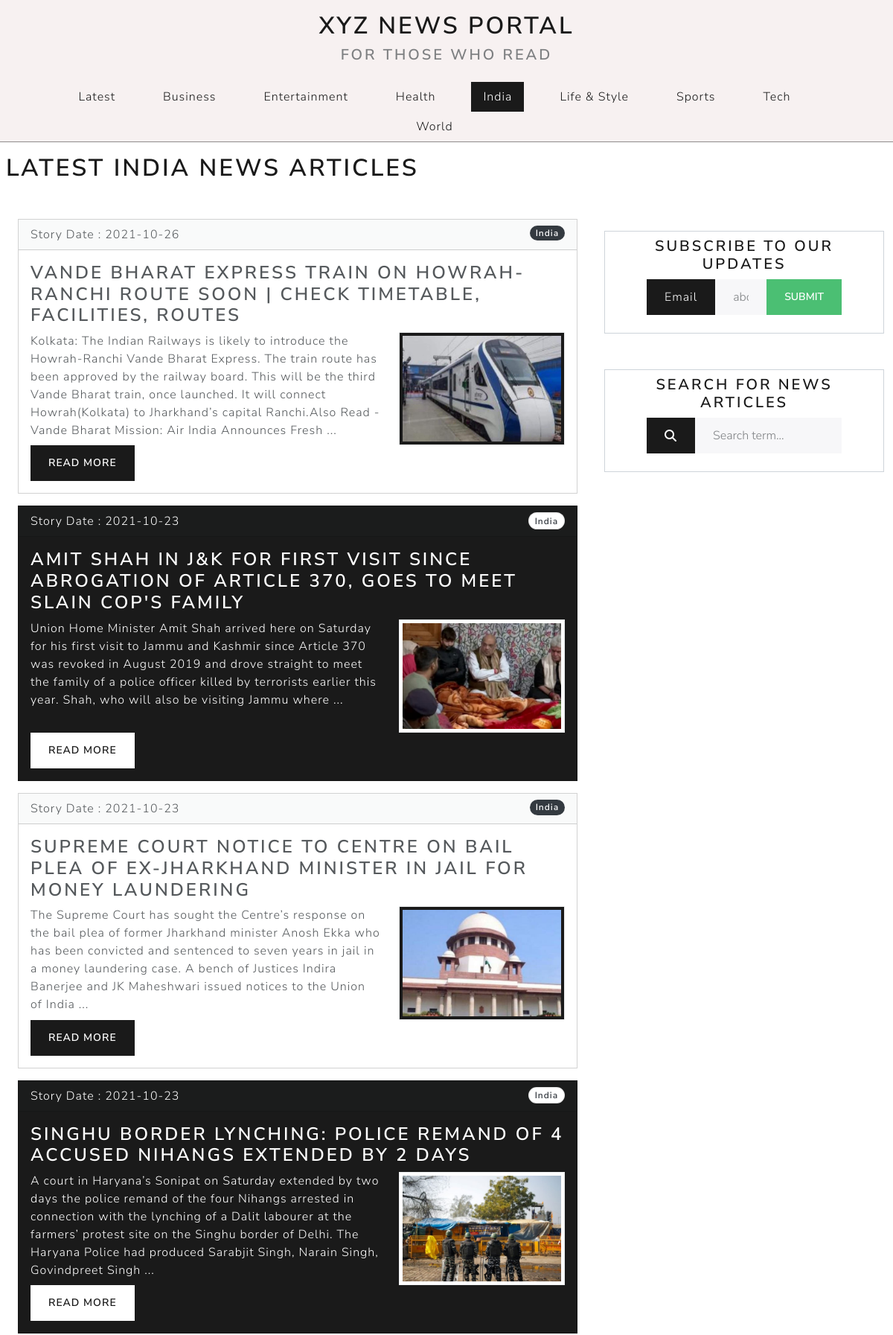
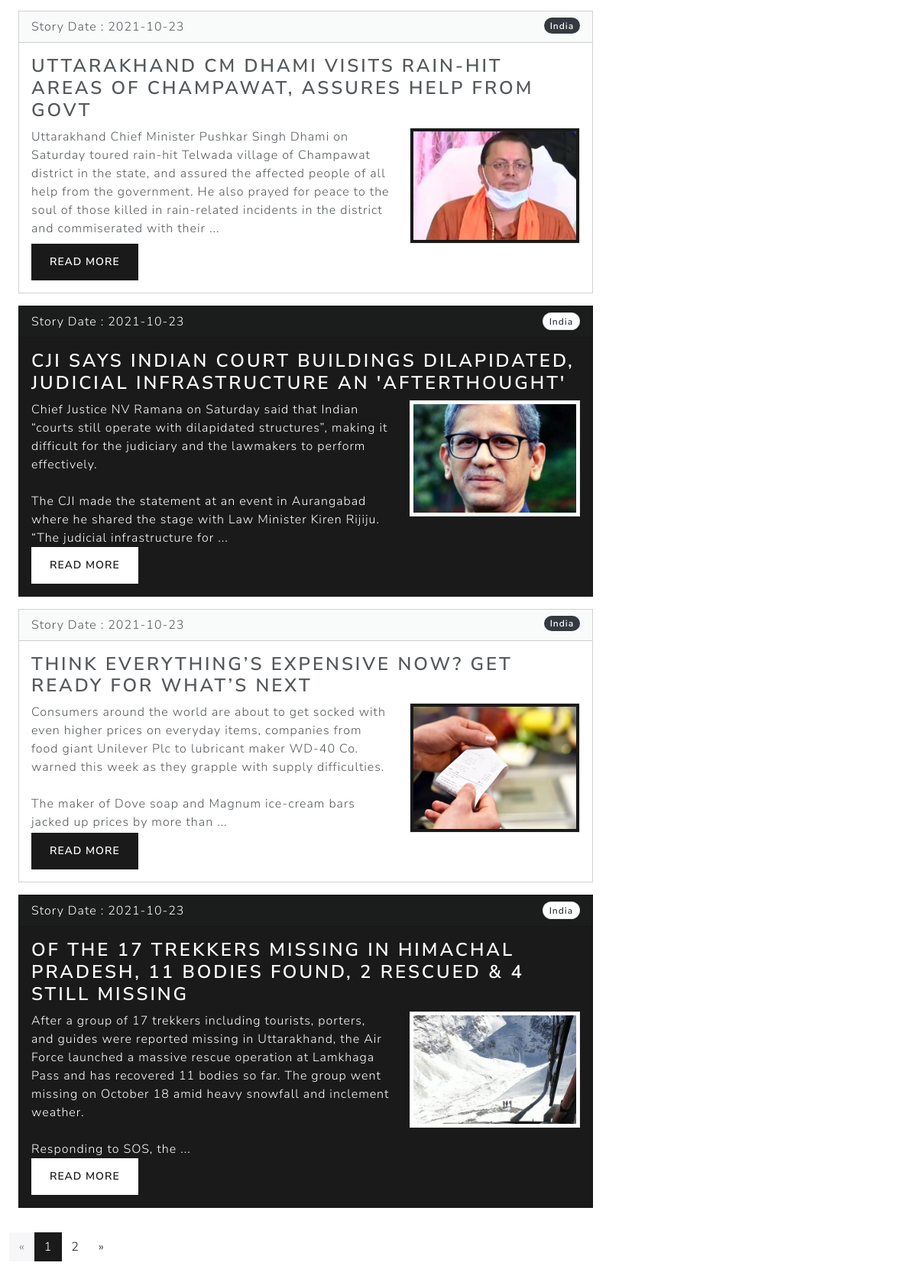
Screenshot of /categorizedPosts.php?category=India with the database file from the repository (2 pictures, top to bottom).
### tables this page shows
CREATE TABLE `article` (
  `article_id` int(11) NOT NULL,
  `article_title_img` text NOT NULL,
  `article_title` text NOT NULL,
  `article_category` text NOT NULL,
  `article_desc` text NOT NULL,
  `article_visit` int(11) NOT NULL DEFAULT 0,
  `admin_id` int(11) NOT NULL,
  `article_img1` text DEFAULT '',
  `article_img2` text DEFAULT '',
  `article_img3` text DEFAULT '',
  `article_status` int(11) NOT NULL DEFAULT 1,
  `article_date` date NOT NULL DEFAULT current_timestamp()
);

### categorizedPosts.php (the view, shortened to what this page needs)
<?php
    require('./config/db.php');
    if (!isset ($_GET['page']) ) {
        $page = 1;
    } else {
        $page = $_GET['page'];
    }
    $posts_per_page = 8;
    $page_first_result = ($page-1) * $posts_per_page;
    $category = str_replace("_"," & ",mysqli_real_escape_string($conn, $_GET['category']));
    $query_allPosts = "select count(*) from article where article_category="."'".$category."' and article_status = 1";
    $query_paginatedPosts = "select * from article where article_category="."'".$category."' and article_status = 1"." order by article_id desc limit ".$page_first_result.",".$posts_per_page;
    $query_allCategories = "select distinct article_category from article order by article_category";
    $results_all = mysqli_query($conn,$query_allPosts);
    $results_paginated = mysqli_query($conn,$query_paginatedPosts);
    $results_allCategories = mysqli_query($conn,$query_allCategories);
    $num_posts = mysqli_fetch_assoc($results_all);
    $num_pages = ceil($num_posts["count(*)"] / $posts_per_page);
    $posts = mysqli_fetch_all($results_paginated,MYSQLI_ASSOC);
    $allCategories = mysqli_fetch_all($results_allCategories,MYSQLI_ASSOC);
?>
<!DOCTYPE html>
<html lang="en">
<head>
    <link rel="stylesheet" href="css/main.css">
    <link rel="stylesheet" href="https://bootswatch.com/5/lux/bootstrap.css">
</head>
<body>
    <div class="header">
        <div class="container-fluid">
            <a href="index.php" id="banner">
                <div class="text-center py-3">
                    <h1>XYZ News Portal</h1>
                    <h4 class="text-muted">For those who read</h4>
                </div>
            </a>
            <div class="container-md">
                <ul class="nav nav-pills justify-content-center">
                    <li class="nav-item">
                    <a class="nav-link" href="index.php">Latest</a>
                    </li>
                    <?php foreach($allCategories as $cat): ?>
                    <?php if($category==$cat['article_category']) :?>
                        <li class="nav-item">
                        <a class="nav-link active" href="categorizedPosts.php?category=<?php echo $cat['article_category']; ?>"><?php echo $cat['article_category']; ?></a>
                        </li>
                    <?php endif; ?>
                    <?php if($category!=$cat['article_category']) :?>
                        <li class="nav-item">
                        <a class="nav-link" href="categorizedPosts.php?category=<?php echo str_replace(" & ","_",$cat['article_category']); ?>"><?php echo $cat['article_category']; ?></a>
                        </li>
                    <?php endif; ?>
                    <?php endforeach; ?>
                </ul>
            </div>
        </div>
    </div>
    <div class="main-content container-lg-12 mx-0">
        <h1 class="mx-2 pt-3">Latest <?php echo $category; ?> News articles</h1>
        <div class="container-lg-12 main-container mx-0">
            <div class="row mx-0 my-3">
                <div class="col-lg-8 my-2">
                    <div class="row my-3 mx-auto">
                        <?php $N = 0;?>
                        <?php foreach($posts as $post) : ?>
                        <?php $N++; ?>
                        <?php if($N % 2 == 0) : ?>
                        <div class="col-lg-12 my-2">
                            <div class="card text-white bg-primary">
                                    <div class="card-header">
                                        Story Date : <?php echo $post['article_date'];?>
                                        <span class="badge rounded-pill bg-light" style="float:right;"><?php echo $post['article_category'];?></span>
                                    </div>
                                    <div class="card-body">
                                        <h3 class="card-title"><?php echo $post['article_title']; ?></h3>
                                        <div class="row">
                                            <?php
                                                $words = explode(" ",$post['article_desc']);
                                            ?>
                                            <div class="col-lg-8 mr-1"><p class="card-text"><?php
                                            for($i=0;$i<50;$i++){
                                                echo $words[$i].' ';
                                            }
                                            echo '...';
                                            ?>
                                            </p></div>
                                            <div class="col-lg-4 ml-1"><div id="card-thumb"><img class="img-thumbnail" src="admin/assets/upload/article/<?php echo $post['article_title_img']?>" alt=""></div></div>
                                        </div>
                                        <div class="btn btn-secondary"><a style="text-decoration:none;" href="post.php?id=<?php echo $post['article_id']; ?>">Read More</a></div>
                                    </div>
                            </div>
                        </div>
                        <?php endif; ?>
                        <?php if($N % 2) : ?>
                        <div class="col-lg-12 my-2">
                            <div class="card bg-secondary">
                                    <div class="card-header">
                                    Story Date : <?php echo $post['article_date'];?>
                                        <span class="badge rounded-pill bg-dark" style="float:right;"><?php echo $post['article_category'];?></span>
                                    </div>
                                    <div class="card-body">
                                        <h3 class="card-title"><?php echo $post['article_title']; ?></h3>
                                        <div class="row">
                                            <?php
                                                $words = explode(" ",$post['article_desc']);
                                            ?>
                                            <div class="col-lg-8 mr-1"><p class="card-text"><?php
                                            for($i=0;$i<50;$i++){
                                                echo $words[$i].' ';
                                            }
                                            echo '...';
                                            ?></p></div>
                                            <div class="col-lg-4 ml-1"><div id="card-thumb"><img class="img-thumbnail bg-primary" src="admin/assets/upload/article/<?php echo $post['article_title_img']?>" alt=""></div></div>
                                        </div>
                                        <div class="btn btn-primary"><a style="text-decoration:none; color:white;" href="post.php?id=<?php echo $post['article_id']; ?>">Read More</a></div>
                                    </div>
                            </div>
                        </div>
                        <?php endif; ?>
                        <?php endforeach; ?>
                    </div>
                </div>
                <div class="col-sm-4 mx-auto">
                    <div class=" border border-secondary p-2 my-5">
                        <h4 class="text-center">Subscribe to our updates</h4>
                        <form action="<?php $_SERVER['PHP_SELF'];?>" class="form-group mx-5" method="post">
                            <div class="input-group mb-3">
                            <span class="bg-primary text-white input-group-text">Email</i></span>
                            <input type="text" class="form-control" aria-label="email" name='email' placeholder="abc@example.com">
                            <button type="submit" class="btn btn-success" name="submit">Submit</button>
                            </div>
                        </form>
                    </div>
                    <div class=" border border-secondary search-box p-2 my-5">
                        <h4 class="text-center">Search for news articles</h4>
                        <form class="form-group mx-5" method="post">
                            <div class="input-group mb-3">
                            <span class="bg-primary text-white input-group-text"><i class="fas fa-search"></i></span>
                            <input type="text" class="form-control" aria-label="Search box" name='search' placeholder="Search term...">
                            </div>
                        </form>
                    </div>
                </div>
                <div>
                    <ul class="pagination">
                        <?php
                        $prev = $page - 1;
                            if($page == 1)
                                echo '<li class="page-item disabled"><a class="page-link" href="?page='.$prev.'&category='.$category.'">&laquo;</a></li>';
                            else
                                echo '<li class="page-item"><a class="page-link" href="?page='.$prev.'&category='.$category.'">&laquo;</a></li>';
                            for($i=1;$i<=$num_pages;$i++){
                                if($i == $page){
                                    echo '<li class="page-item active"><a class="page-link" href="?page='.$i.'&category='.$category.'">'.$i.'</a></li>';
                                }
                                else{
                                    echo '<li class="page-item"><a class="page-link" href="?page='.$i.'&category='.$category.'">'.$i.'</a></li>';
                                }
                            }
                            $next = $page + 1;
                            if($page == $num_pages)
                                echo '<li class="page-item disabled"><a class="page-link" href="?page='.$next.'&category='.$category.'">&raquo;</a></li>';
                            else
                                echo '<li class="page-item"><a class="page-link" href="?page='.$next.'&category='.$category.'">&raquo;</a></li>';
                        ?>
                    </ul>
                </div>
            </div>
        </div>
    </div>
</body>
</html>

### css/main.css (style rules this page uses)
body { background-color: #eee; }
.header { background-color: rgba(247, 241, 241, 0.986); border-bottom: 1px solid rgba(0, 0, 0, 0.425); }
.search-box { position: -webkit-sticky; position: sticky; top: 10px; }
#banner { text-decoration: none; }

### rows the page displays
article: article_date "2021-10-26", article_category "India", article_title "VANDE BHARAT EXPRESS TRAIN ON HOWRAH-RANCHI ROUTE SOON | CHECK TIMETABLE, FACILITIES, ROUTES", i "Kolkata:", i "The", i "Indian", i "Railways", i "is", i "likely", i "to", i "introduce", i "the", i "Howrah-Ranchi", i "Vande", i "Bharat", i "Express.", i "train", i "route", i "has", i "been", i "approved", i "by", i "railway", i "board.", i "This", i "will", i "be", i "third", i "train,", i "once", i "launched.", i "It", i "connect", i "Howrah(Kolkata)", i "Jharkhand’s", i "capital", i "Ranchi.Also", i "Read", i "-", i "Mission:", i "Air", i "India", i "Announces", i "Fresh", article_title_img (picture)
article: article_date "2021-10-23", article_category "India", article_title "AMIT SHAH IN J&K FOR FIRST VISIT SINCE ABROGATION OF ARTICLE 370, GOES TO MEET SLAIN COP'S FAMILY", i "Union", i "Home", i "Minister", i "Amit", i "Shah", i "arrived", i "here", i "on", i "Saturday", i "for", i "his", i "first", i "visit", i "to", i "Jammu", i "and", i "Kashmir", i "since", i "Article", i "370", i "was", i "revoked", i "in", i "August", i "2019", i "drove", i "straight", i "meet", i "the", i "family", i "of", i "a", i "police", i "officer", i "killed", i "by", i "terrorists", i "earlier", i "this", i "year.", i "Shah,", i "who", i "will", i "also", i "be", i "visiting", i "where", article_title_img (picture)
article: article_date "2021-10-23", article_category "India", article_title "SUPREME COURT NOTICE TO CENTRE ON BAIL PLEA OF EX-JHARKHAND MINISTER IN JAIL FOR MONEY LAUNDERING", i "The", i "Supreme", i "Court", i "has", i "sought", i "the", i "Centre’s", i "response", i "on", i "bail", i "plea", i "of", i "former", i "Jharkhand", i "minister", i "Anosh", i "Ekka", i "who", i "been", i "convicted", i "and", i "sentenced", i "to", i "seven", i "years", i "in", i "jail", i "a", i "money", i "laundering", i "case.", i "A", i "bench", i "Justices", i "Indira", i "Banerjee", i "JK", i "Maheshwari", i "issued", i "notices", i "Union", i "India", article_title_img (picture)
article: article_date "2021-10-23", article_category "India", article_title "SINGHU BORDER LYNCHING: POLICE REMAND OF 4 ACCUSED NIHANGS EXTENDED BY 2 DAYS", i "A", i "court", i "in", i "Haryana’s", i "Sonipat", i "on", i "Saturday", i "extended", i "by", i "two", i "days", i "the", i "police", i "remand", i "of", i "four", i "Nihangs", i "arrested", i "connection", i "with", i "lynching", i "a", i "Dalit", i "labourer", i "at", i "farmers’", i "protest", i "site", i "Singhu", i "border", i "Delhi.", i "The", i "Haryana", i "Police", i "had", i "produced", i "Sarabjit", i "Singh,", i "Narain", i "Govindpreet", i "Singh", article_title_img (picture)
article: article_date "2021-10-23", article_category "India", article_title "UTTARAKHAND CM DHAMI VISITS RAIN-HIT AREAS OF CHAMPAWAT, ASSURES HELP FROM GOVT", i "Uttarakhand", i "Chief", i "Minister", i "Pushkar", i "Singh", i "Dhami", i "on", i "Saturday", i "toured", i "rain-hit", i "Telwada", i "village", i "of", i "Champawat", i "district", i "in", i "the", i "state,", i "and", i "assured", i "affected", i "people", i "all", i "help", i "from", i "government.", i "He", i "also", i "prayed", i "for", i "peace", i "to", i "soul", i "those", i "killed", i "rain-related", i "incidents", i "commiserated", i "with", i "their", article_title_img (picture)
article: article_date "2021-10-23", article_category "India", article_title "CJI SAYS INDIAN COURT BUILDINGS DILAPIDATED, JUDICIAL INFRASTRUCTURE AN 'AFTERTHOUGHT'", i "Chief", i "Justice", i "NV", i "Ramana", i "on", i "Saturday", i "said", i "that", i "Indian", i "“courts", i "still", i "operate", i "with", i "dilapidated", i "structures”,", i "making", i "it", i "difficult", i "for", i "the", i "judiciary", i "and", i "lawmakers", i "to", i "perform", i "effectively. The", i "CJI", i "made", i "statement", i "at", i "an", i "event", i "in", i "Aurangabad", i "where", i "he", i "shared", i "stage", i "Law", i "Minister", i "Kiren", i "Rijiju.", i "“The", i "judicial", i "infrastructure", article_title_img (picture)
article: article_date "2021-10-23", article_category "India", article_title "THINK EVERYTHING’S EXPENSIVE NOW? GET READY FOR WHAT’S NEXT", i "Consumers", i "around", i "the", i "world", i "are", i "about", i "to", i "get", i "socked", i "with", i "even", i "higher", i "prices", i "on", i "everyday", i "items,", i "companies", i "from", i "food", i "giant", i "Unilever", i "Plc", i "lubricant", i "maker", i "WD-40", i "Co.", i "warned", i "this", i "week", i "as", i "they", i "grapple", i "supply", i "difficulties. The", i "of", i "Dove", i "soap", i "and", i "Magnum", i "ice-cream", i "bars", i "jacked", i "up", i "by", i "more", i "than", article_title_img (picture)
article: article_date "2021-10-23", article_category "India", article_title "OF THE 17 TREKKERS MISSING IN HIMACHAL PRADESH, 11 BODIES FOUND, 2 RESCUED & 4 STILL MISSING", i "After", i "a", i "group", i "of", i "17", i "trekkers", i "including", i "tourists,", i "porters,", i "and", i "guides", i "were", i "reported", i "missing", i "in", i "Uttarakhand,", i "the", i "Air", i "Force", i "launched", i "massive", i "rescue", i "operation", i "at", i "Lamkhaga", i "Pass", i "has", i "recovered", i "11", i "bodies", i "so", i "far.", i "The", i "went", i "on", i "October", i "18", i "amid", i "heavy", i "snowfall", i "inclement", i "weather. Responding", i "to", i "SOS,", article_title_img (picture)

### other values shown
$cat['article_category'] "Business"
$cat['article_category'] "Entertainment"
$cat['article_category'] "Health"
$cat['article_category'] "India"
$cat['article_category'] "Life & Style"
$cat['article_category'] "Sports"
$cat['article_category'] "Tech"
$cat['article_category'] "World"
$category "INDIA"
